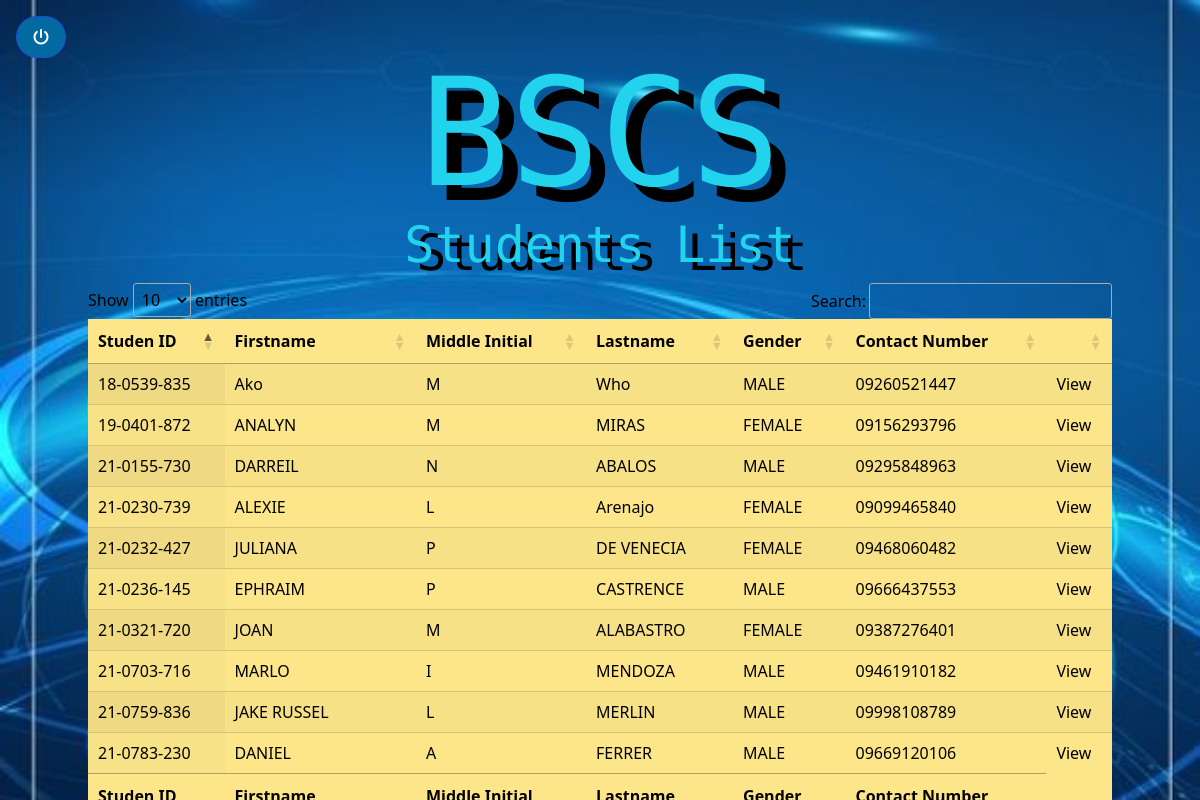
Page /dashboard.php on the committed database.
### tables this page shows
CREATE TABLE `user` (
  `userID` int(11) NOT NULL,
  `firstname` varchar(20) NOT NULL,
  `middle_initial` varchar(1) NOT NULL,
  `lastname` varchar(20) NOT NULL,
  `gender` varchar(6) NOT NULL,
  `contact_number` varchar(11) NOT NULL,
  `student_id` varchar(12) NOT NULL
);

### dashboard.php (the view, shortened to what this page needs)
<?php
include("connection.php");
$sql = "SELECT `userID`, `firstname`, `middle_initial`, `lastname`, `gender`, `contact_number`, `student_id` FROM `user` ORDER BY `lastname` ASC";
$user = mysqli_query($con, $sql);
$row = mysqli_fetch_assoc($user);
?>
<!DOCTYPE html>
<html lang="en">
<head>
    <script src="https://cdn.tailwindcss.com"></script>
    <link rel="stylesheet" type="text/css" href="https://cdn.datatables.net/1.13.1/css/jquery.dataTables.css">
</head>
<body>
    <div class="bg-no-repeat bg-cover h-full w-screen fixed" style="background-image: url(img/background1.jpg)">
        <a href="logout.php">
            <button class="mt-4 ml-4 rounded-full bg-sky-700 hover:bg-blue-700 text-white font-bold py-2 px-4 border border-blue-700">
                <i class="fa-solid fa-power-off"></i>
            </button>
        </a>
        <div class="text-center">
            <h1 class=" text-9xl text-cyan-400" style="font-size:150px; font-family: 'Rubik Mono One', sans-serif; text-shadow: 15px 15px black;">BSCS</h1>
            <h5 class="text-cyan-400" style="font-size: 50px; font-family: 'Rubik Mono One', sans-serif; text-shadow: 12px 8px black;">Students List</h5>
        </div>
        <div class = "container mx-auto">
        <table id="example" class=" container display bg-amber-200" style=" width:100%">
            <thead>
                <tr class="">
                    <th>Studen ID</th>
                    <th>Firstname</th>
                    <th>Middle Initial</th>
                    <th>Lastname</th>
                    <th>Gender</th>
                    <th>Contact Number</th>
                    <th></th>
                </tr>
            </thead>
            <tbody>
                <?php do{?>
                <tr>
                    <td><?php echo $row['student_id'];?></td>
                    <td><?php echo $row['firstname'];?></td>
                    <td><?php echo $row['middle_initial'];?></td>
                    <td><?php echo $row['lastname'];?></td>
                    <td><?php echo $row['gender'];?></td>
                    <td><?php echo $row['contact_number'];?></td>
                    <td><a href="profile.php?ID=<?php echo $row['userID'];?>">View</a></td>
                </tr>
                <?php }while($row = mysqli_fetch_assoc($user))?>
            </tbody>
            <tfoot>
                <tr>
                    <th>Studen ID</th>
                    <th>Firstname</th>
                    <th>Middle Initial</th>
                    <th>Lastname</th>
                    <th>Gender</th>
                    <th>Contact Number</th>
                </tr>
            </tfoot>
        </table>
        </div>
    </div>
</body>
</html>

### rows in the picture
user: student "21-0155-730", firstname "DARREIL", middle_initial "N", lastname "ABALOS", gender "MALE", contact_number "09295848963"
user: student "21-0321-720", firstname "JOAN", middle_initial "M", lastname "ALABASTRO", gender "FEMALE", contact_number "09387276401"
user: student "21-0230-739", firstname "ALEXIE", middle_initial "L", lastname "Arenajo", gender "FEMALE", contact_number "09099465840"
user: student "21-0236-145", firstname "EPHRAIM", middle_initial "P", lastname "CASTRENCE", gender "MALE", contact_number "09666437553"
user: student "21-0232-427", firstname "JULIANA", middle_initial "P", lastname "DE VENECIA", gender "FEMALE", contact_number "09468060482"
user: student "21-0783-230", firstname "DANIEL", middle_initial "A", lastname "FERRER", gender "MALE", contact_number "09669120106"
user: student "21-0703-716", firstname "MARLO", middle_initial "I", lastname "MENDOZA", gender "MALE", contact_number "09461910182"
user: student "21-0759-836", firstname "JAKE RUSSEL", middle_initial "L", lastname "MERLIN", gender "MALE", contact_number "09998108789"
user: student "19-0401-872", firstname "ANALYN", middle_initial "M", lastname "MIRAS", gender "FEMALE", contact_number "09156293796"
user: student "18-0539-835", firstname "Ako", middle_initial "M", lastname "Who", gender "MALE", contact_number "09260521447"
